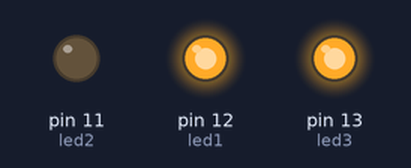
Bench run of a sketch on a simulated Arduino Uno, built with avr-gcc and run on an emulated ATmega328P. Parts: output pins drawn as LEDs (lit = HIGH).

Above: at 0.5 s.
At 3.5 s:
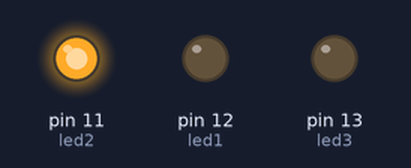
Timing chart, 0 to 4.6 s (numbered marks = the images above):
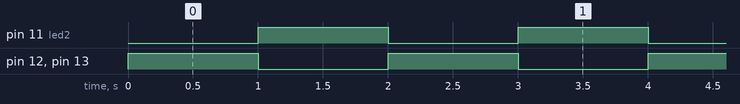

Measured:
- by itself, pin 11 (led2), pin 12 (led1), pin 13 (led3): alternates HIGH for 1.0 s and LOW for 1.0 s

The sketch:

proyectoEzequiel.ino
```cpp
int led1 = 12;
int led2 = 11;
int led3 = 13;

void setup() {
  // initialize digital pin LED_BUILTIN as an output.
  pinMode(led1, OUTPUT);
  pinMode(led2, OUTPUT);
  pinMode(led3, OUTPUT);
}

// the loop function runs over and over again forever
void loop() {
  digitalWrite(led1, HIGH);   // turn the LED on (HIGH is the voltage level)
  digitalWrite(led2, LOW);
  digitalWrite(led3, HIGH);
  delay(1000);                       // wait for a second
  digitalWrite(led1, LOW);    // turn the LED off by making the voltage LOW
  digitalWrite(led2, HIGH);
  digitalWrite(led3, LOW);
  delay(1000);                       // wait for a second
}
```
